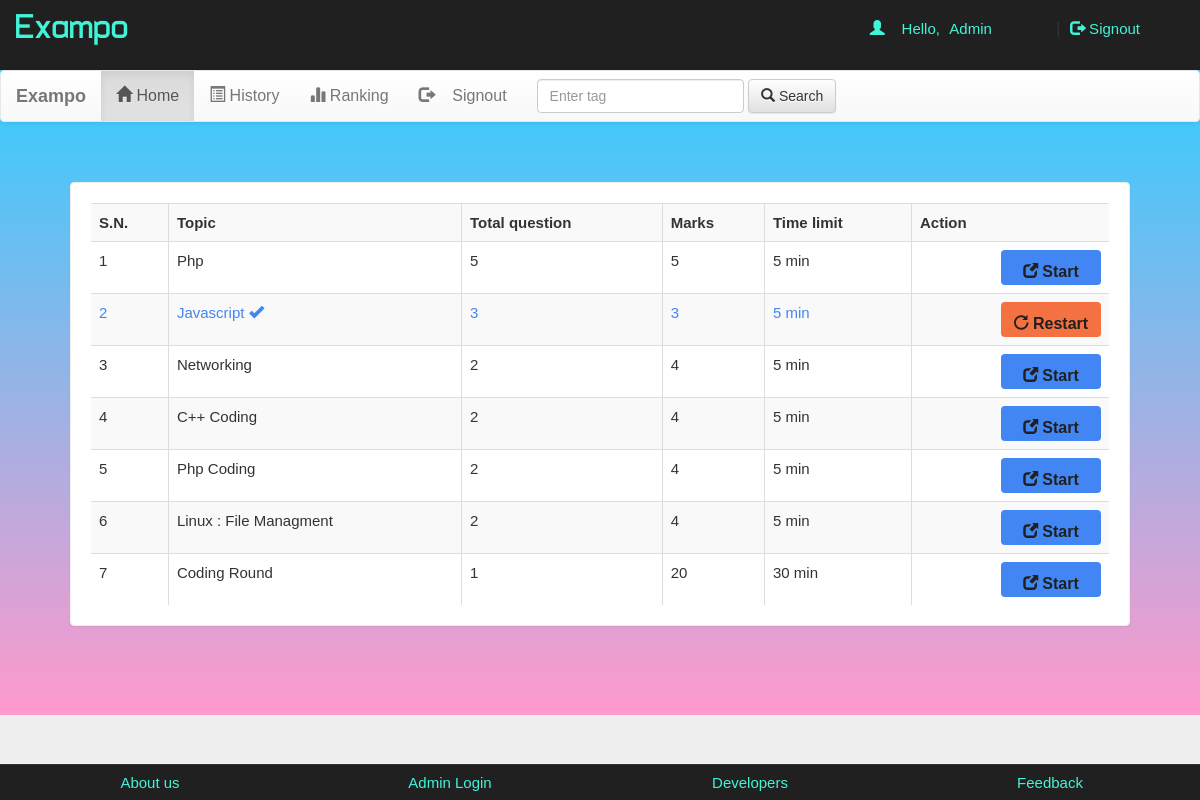
The app's page /account.php?q=1 (signed in) with its own data.
### tables this page shows
CREATE TABLE `quiz` (
  `eid` text NOT NULL,
  `title` varchar(100) NOT NULL,
  `sahi` int(11) NOT NULL,
  `wrong` int(11) NOT NULL,
  `total` int(11) NOT NULL,
  `time` bigint(20) NOT NULL,
  `intro` text NOT NULL,
  `tag` varchar(100) NOT NULL,
  `date` timestamp NOT NULL DEFAULT CURRENT_TIMESTAMP ON UPDATE CURRENT_TIMESTAMP
);

### account.php (the view, shortened to what this page needs)
<!DOCTYPE html PUBLIC "-//W3C//DTD XHTML 1.0 Transitional//EN" "http://www.w3.org/TR/xhtml1/DTD/xhtml1-transitional.dtd">
<html xmlns="http://www.w3.org/1999/xhtml">
<head>
  <link rel="stylesheet" href="css/bootstrap.min.css" />
  <link rel="stylesheet" href="css/bootstrap-theme.min.css" />
  <link rel="stylesheet" href="css/main.css">
  <link rel="stylesheet" href="css/font.css">
</head>
<body>
  <div class="header">
    <div class="row">
      <div class="col-lg-6">
        <span class="logo">Exampo</span></div>
      <div class="col-md-4 col-md-offset-2">
        <?php
        include_once 'dbConnection.php';
        if (!(isset($_SESSION['email']))) {
            header("location:index.php");
        } else {
            $name = $_SESSION['name'];
            $email = $_SESSION['email'];
            echo '<span class="pull-right top title1" ><span class="log1"><span class="glyphicon glyphicon-user" aria-hidden="true"></span>&nbsp;&nbsp;&nbsp;&nbsp;Hello,</span> <a href="account.php?q=1" class="log log1">' . $name . '</a>&nbsp;|&nbsp;<a href="logout.php?q=account.php" class="log"><span class="glyphicon glyphicon-log-out" aria-hidden="true"></span>&nbsp;Signout</button></a></span>';
        } ?>
      </div>
    </div>
  </div>
  <div class="bg">
    <nav class="navbar navbar-default title1">
      <div class="container-fluid">
        <div class="navbar-header">
          <a class="navbar-brand" href="#"><b>Exampo</b></a>
        </div>
        <div class="collapse navbar-collapse" id="bs-example-navbar-collapse-1">
          <ul class="nav navbar-nav">
            <li <?php if (@$_GET['q'] == 1) {
            echo 'class="active"';
        } ?>><a href="account.php?q=1"><span class="glyphicon glyphicon-home" aria-hidden="true"></span>&nbsp;Home<span class="sr-only">(current)</span></a></li>
            <li <?php if (@$_GET['q'] == 2) {
            echo 'class="active"';
        } ?>><a href="account.php?q=2"><span class="glyphicon glyphicon-list-alt" aria-hidden="true"></span>&nbsp;History</a></li>
            <li <?php if (@$_GET['q'] == 3) {
            echo 'class="active"';
        } ?>><a href="account.php?q=3"><span class="glyphicon glyphicon-stats" aria-hidden="true"></span>&nbsp;Ranking</a></li>
            <li class="pull-right"> <a href="logout.php?q=account.php"><span class="glyphicon glyphicon-log-out" aria-hidden="true"></span>&nbsp;&nbsp;&nbsp;&nbsp;Signout</a></li>
          </ul>
          <form class="navbar-form navbar-left" role="search">
            <div class="form-group">
              <input type="text" class="form-control" placeholder="Enter tag ">
            </div>
            <button type="submit" class="btn btn-default"><span class="glyphicon glyphicon-search" aria-hidden="true"></span>&nbsp;Search</button>
          </form>
        </div>
      </div>
    </nav>
    <div class="container">
      <div class="row">
        <div class="col-md-12">
          <?php if (@$_GET['q'] == 1) {
            $result = mysqli_query($con, "SELECT * FROM quiz ORDER BY date DESC") or die('Error');
            echo  '<div class="panel"><div class="table-responsive"><table class="table table-striped table-bordered dataTable no-footer">
<tr><td><b>S.N.</b></td><td><b>Topic</b></td><td><b>Total question</b></td><td><b>Marks</b></td><td><b>Time limit</b></td><td><b>Action</b></td></tr>';
            $c = 1;
            while ($row = mysqli_fetch_array($result)) {
                $title = $row['title'];
                $total = $row['total'];
                $sahi = $row['sahi'];
                $time = $row['time'];
                $eid = $row['eid'];
                $q12 = mysqli_query($con, "SELECT score FROM history WHERE eid='$eid' AND email='$email'") or die('Error98');
                $rowcount = mysqli_num_rows($q12);
                if ($rowcount == 0) {
                    echo '<tr><td>' . $c++ . '</td><td>' . $title . '</td><td>' . $total . '</td><td>' . $sahi * $total . '</td><td>' . $time . '&nbsp;min</td>
	<td><b><button onclick="account();" class="pull-right btn sub1" style="margin:0px;background:#4286f4"><span class="glyphicon glyphicon-new-window" aria-hidden="true"></span>&nbsp;<span class="title1"><b>Start</b></span></button></b></td></tr>';
} else {
                    echo '<tr style="color:#4286f4"><td>' . $c++ . '</td><td>' . $title . '&nbsp;<span title="This quiz is already solve by you" class="glyphicon glyphicon-ok" aria-hidden="true"></span></td><td>' . $total . '</td><td>' . $sahi * $total . '</td><td>' . $time . '&nbsp;min</td>
	<td><b><button onclick="update();" class="pull-right btn sub1" style="margin:0px;background:#f47141"><span class="glyphicon glyphicon-repeat" aria-hidden="true"></span>&nbsp;<span class="title1"><b>Restart</b></span></a></b></td></tr>';
                }
            }
            echo '<tr><td>' . $c++ . '</td><td>' . 'Coding Round' . '</td><td>' . '1' . '</td><td>' . '20' . '</td><td>' . '30' . '&nbsp;min</td>
	<td><b><button onclick="redirectCoding();" class="pull-right btn sub1" style="margin:0px;background:#4286f4"><span class="glyphicon glyphicon-new-window" aria-hidden="true"></span>&nbsp;<span class="title1"><b>Start</b></span></button></b></td></tr>';
            echo '</table></div></div>';
        } ?>
        </div>
      </div>
    </div>
  </div>
  <div class="row footer">
    <div class="col-md-3 box">
      <a href="#">About us</a>
    </div>
    <div class="col-md-3 box">
      <a href="#" data-toggle="modal" data-target="#login">Admin Login</a></div>
    <div class="col-md-3 box">
      <a href="#" data-toggle="modal" data-target="#developers">Developers</a>
    </div>
    <div class="col-md-3 box">
      <a href="feedback.php" target="_blank">Feedback</a></div>
  </div>
</body>
</html>

### css/main.css (style rules this page uses)
body { overflow-x:hidden; width:100%; font: 15px "Century Gothic", "Times Roman", sans-serif; background:#eee; min-height:550px; background-attachment:fixed; }
.bg { min-height:645px; background: linear-gradient(to bottom, #33ccff 0%, #ff99cc 100%); }
.panel { border-color:#eee; margin:40px; padding:20px; font: 15px "Century Gothic", "Times Roman", sans-serif; }
.header { background:#202020; height:70px; }
.logo { font-family:'typo'; font-size:35px; color:#42f4d7; margin:15px; }
.title1 { font: 16px "Century Gothic", "Times Roman", sans-serif; }
.sub1 { width:90px; color:#202020; background:#42f4d7; font-size:15px; height:35px; margin:20px; padding:10px; width:100px; }
.footer { font-size:15px; text-align:center; border-top:1px solid; border-color:#323232; background-color:#202020; }
.footer a { margin:25px; color:#42f4d7; text-decoration:none; font: 15px "Century Gothic", "Times Roman", sans-serif; }
.box { padding:9px; }
.top { margin-top:20px; }
.log1 { font: 15px 'Ubuntu', sans-serif; color:#42f4d7; margin-left:10px; }
.log { margin:10px; margin-right:60px; margin-left:5px; color:#42f4d7; text-decoration:none; font-size:20px; font-size:15px; }

### account.php (style rules this page uses)
.footer { position: fixed !important; left: 0 !important; margin: 0px !important; padding: 0px !important; bottom: 0 !important; width: 100% !important; }

### records on screen
quiz: title "Php", total "5", $sahi*$total "5", time "5"
quiz: title "Javascript", total "3", $sahi*$total "3", time "5"
quiz: title "Networking", total "2", $sahi * $total "4", time "5"
quiz: title "C++ Coding", total "2", $sahi * $total "4", time "5"
quiz: title "Php Coding", total "2", $sahi * $total "4", time "5"
quiz: title "Linux : File Managment", total "2", $sahi * $total "4", time "5"

### other values on screen
$name "Admin"
$c++ "7"
